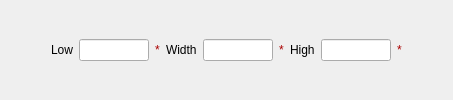
            <widget class="QWidget" name="page_9" >
             <layout class="QGridLayout" name="gridLayout_9" >
              <item row="1" column="1" >
               <layout class="QHBoxLayout" name="horizontalLayout_14" >
                <item>
                 <spacer name="horizontalSpacer_4" >
                  <property name="orientation" >
                   <enum>Qt::Horizontal</enum>
                  </property>
                  <property name="sizeHint" stdset="0" >
                   <size>
                    <width>40</width>
                    <height>20</height>
                   </size>
                  </property>
                 </spacer>
                </item>
                <item>
                 <widget class="QLabel" name="label_19" >
                  <property name="text" >
                   <string>Low</string>
                  </property>
                 </widget>
                </item>
                <item>
                 <widget class="QLineEdit" name="leELow" >
                  <property name="maximumSize" >
                   <size>
                    <width>70</width>
                    <height>16777215</height>
                   </size>
                  </property>
                 </widget>
                </item>
                <item>
                 <widget class="QLabel" name="validRebinLow" >
                  <property name="palette" >
                   <palette>
                    <active>
                     <colorrole role="WindowText" >
                      <brush brushstyle="SolidPattern" >
                       <color alpha="255" >
                        <red>170</red>
                        <green>0</green>
                        <blue>0</blue>
                       </color>
                      </brush>
                     </colorrole>
                    </active>
                    <inactive>
                     <colorrole role="WindowText" >
                      <brush brushstyle="SolidPattern" >
                       <color alpha="255" >
                        <red>170</red>
                        <green>0</green>
                        <blue>0</blue>
                       </color>
                      </brush>
                     </colorrole>
                    </inactive>
                    <disabled>
                     <colorrole role="WindowText" >
                      <brush brushstyle="SolidPattern" >
                       <color alpha="255" >
                        <red>118</red>
                        <green>116</green>
                        <blue>108</blue>
                       </color>
                      </brush>
                     </colorrole>
                    </disabled>
                   </palette>
                  </property>
                  <property name="text" >
                   <string>*</string>
                  </property>
                  <property name="buddy" >
                   <cstring>leELow</cstring>
                  </property>
                 </widget>
                </item>
                <item>
                 <widget class="QLabel" name="label_20" >
                  <property name="text" >
                   <string>Width</string>
                  </property>
                 </widget>
                </item>
                <item>
                 <widget class="QLineEdit" name="leEWidth" >
                  <property name="maximumSize" >
                   <size>
                    <width>70</width>
                    <height>16777215</height>
                   </size>
                  </property>
                 </widget>
                </item>
                <item>
                 <widget class="QLabel" name="validRebinWidth" >
                  <property name="palette" >
                   <palette>
                    <active>
                     <colorrole role="WindowText" >
                      <brush brushstyle="SolidPattern" >
                       <color alpha="255" >
                        <red>170</red>
                        <green>0</green>
                        <blue>0</blue>
                       </color>
                      </brush>
                     </colorrole>
                    </active>
                    <inactive>
                     <colorrole role="WindowText" >
                      <brush brushstyle="SolidPattern" >
                       <color alpha="255" >
                        <red>170</red>
                        <green>0</green>
                        <blue>0</blue>
                       </color>
                      </brush>
                     </colorrole>
                    </inactive>
                    <disabled>
                     <colorrole role="WindowText" >
                      <brush brushstyle="SolidPattern" >
                       <color alpha="255" >
                        <red>118</red>
                        <green>116</green>
                        <blue>108</blue>
                       </color>
                      </brush>
                     </colorrole>
                    </disabled>
                   </palette>
                  </property>
                  <property name="text" >
                   <string>*</string>
                  </property>
                  <property name="buddy" >
                   <cstring>leEWidth</cstring>
                  </property>
                 </widget>
                </item>
                <item>
                 <widget class="QLabel" name="label_21" >
                  <property name="text" >
                   <string>High</string>
                  </property>
                 </widget>
                </item>
                <item>
                 <widget class="QLineEdit" name="leEHigh" >
                  <property name="maximumSize" >
                   <size>
                    <width>70</width>
                    <height>16777215</height>
                   </size>
                  </property>
                 </widget>
                </item>
                <item>
                 <widget class="QLabel" name="validRebinHigh" >
                  <property name="palette" >
                   <palette>
                    <active>
                     <colorrole role="WindowText" >
                      <brush brushstyle="SolidPattern" >
                       <color alpha="255" >
                        <red>170</red>
                        <green>0</green>
                        <blue>0</blue>
                       </color>
                      </brush>
                     </colorrole>
                    </active>
                    <inactive>
                     <colorrole role="WindowText" >
                      <brush brushstyle="SolidPattern" >
                       <color alpha="255" >
                        <red>170</red>
                        <green>0</green>
                        <blue>0</blue>
                       </color>
                      </brush>
                     </colorrole>
                    </inactive>
                    <disabled>
                     <colorrole role="WindowText" >
                      <brush brushstyle="SolidPattern" >
                       <color alpha="255" >
                        <red>118</red>
                        <green>116</green>
                        <blue>108</blue>
                       </color>
                      </brush>
                     </colorrole>
                    </disabled>
                   </palette>
                  </property>
                  <property name="text" >
                   <string>*</string>
                  </property>
                  <property name="buddy" >
                   <cstring>leEHigh</cstring>
                  </property>
                 </widget>
                </item>
                <item>
                 <spacer name="horizontalSpacer_16" >
                  <property name="orientation" >
                   <enum>Qt::Horizontal</enum>
                  </property>
                  <property name="sizeHint" stdset="0" >
                   <size>
                    <width>40</width>
                    <height>20</height>
                   </size>
                  </property>
                 </spacer>
                </item>
               </layout>
              </item>
             </layout>
            </widget>
